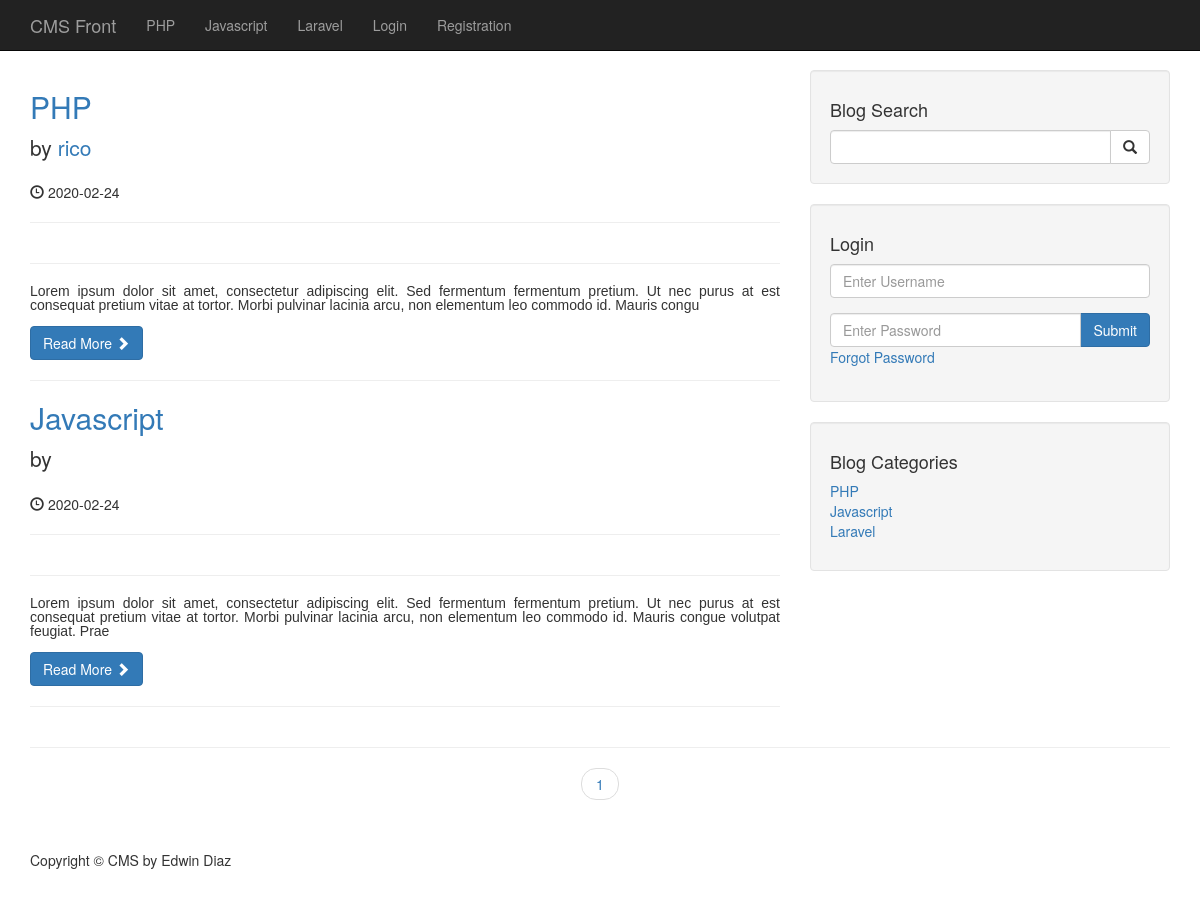
The page / on the database its author committed.
### tables this page shows
CREATE TABLE `categories` (
  `cat_id` int(3) NOT NULL,
  `cat_title` varchar(255) NOT NULL
);

CREATE TABLE `posts` (
  `post_id` int(3) NOT NULL,
  `post_category_id` int(3) NOT NULL,
  `post_title` varchar(255) NOT NULL,
  `post_author` varchar(255) NOT NULL,
  `post_user` varchar(255) NOT NULL,
  `post_date` date NOT NULL,
  `post_image` text NOT NULL,
  `post_content` text NOT NULL,
  `post_tags` varchar(255) NOT NULL,
  `post_comment_count` varchar(255) NOT NULL,
  `post_status` varchar(255) NOT NULL DEFAULT 'draft',
  `post_views_count` int(11) NOT NULL
);

### admin/functions.php (called while the page is built, shortened)
<?php
function isLoggedIn(){
   return false;
}

### index.php (the view, shortened to what this page needs)
 <?php  include "includes/header.php"; ?>
    <?php  include "includes/navigation.php"; ?>
    <div class="container">
        <div class="row">
            <div class="col-md-8">
             <?php
             $per_page = 10;
            if(isset($_GET['page'])) {
            $page = $_GET['page'];
            } else {
                $page = "";
            }
            if($page == "" || $page == 1) {
                $page_1 = 0;
            } else {
                $page_1 = ($page * $per_page) - $per_page;
            }
         if(isset($_SESSION['user_role']) && $_SESSION['user_role'] == 'admin' ) {
        $post_query_count = "SELECT * FROM posts";
         } else {
         $post_query_count = "SELECT * FROM posts WHERE post_status = 'published'";
         }
        $find_count = mysqli_query($connection,$post_query_count);
        $count = mysqli_num_rows($find_count);
        if($count < 1) {
            echo "<h1 class='text-center'>No posts available</h1>";
        } else {
        $count  = ceil($count /$per_page);
        $query = "SELECT * FROM posts LIMIT $page_1, $per_page";
        $select_all_posts_query = mysqli_query($connection,$query);
        while($row = mysqli_fetch_assoc($select_all_posts_query)) {
        $post_id = $row['post_id'];
        $post_title = $row['post_title'];
        $post_author = $row['post_user'];
        $post_date = $row['post_date'];
        $post_content = substr($row['post_content'],0,400);
        ?>
                <h2>
                    <a href="post/<?php echo $post_id; ?>"><?php echo $post_title ?></a>
                </h2>
                <p class="lead">
                    by <a href="author_posts.php?author=<?php echo $post_author ?>&p_id=<?php echo $post_id; ?>"><?php echo $post_author ?></a>
                </p>
                <p><span class="glyphicon glyphicon-time"></span> <?php echo $post_date ?></p>
                <hr>
                <hr>
                <p><?php echo $post_content ?></p>
                <a class="btn btn-primary" href="post.php?p_id=<?php echo $post_id; ?>">Read More <span class="glyphicon glyphicon-chevron-right"></span></a>
                <hr>
   <?php }  } ?>
            </div>
            <?php include "includes/sidebar.php";?>
        </div>
        <hr>
        <ul class="pager">
        <?php
        for($i =1; $i <= $count; $i++) {
        if($i == $page) {
             echo "<li '><a class='active_link' href='index.php?page={$i}'>{$i}</a></li>";
        }  else {
            echo "<li '><a href='index.php?page={$i}'>{$i}</a></li>";
        }
        }
         ?>
        </ul>
<?php include "includes/footer.php";?>

### includes/header.php (shortened to what this page needs)
<?php include "admin/functions.php"; ?>
<!DOCTYPE html>
<html lang="en">
<head>
    <link href="/cms/css/bootstrap.min.css" rel="stylesheet">
    <link href="/cms/css/blog-home.css" rel="stylesheet">
    <link href="/cms/css/styles.css" rel="stylesheet">
</head>
<body>

### includes/navigation.php (shortened to what this page needs)
<nav class="navbar navbar-inverse navbar-fixed-top" role="navigation">
     <div class="container">
         <div class="navbar-header">
             <a class="navbar-brand" href="/cms">CMS Front</a>
         </div>
         <div class="collapse navbar-collapse" id="bs-example-navbar-collapse-1">
             <ul class="nav navbar-nav">
               <?php
 $query = "SELECT * FROM categories LIMIT 3";
 $select_all_categories_query = mysqli_query($connection,$query);
 while($row = mysqli_fetch_assoc($select_all_categories_query)) {
    $cat_title = $row['cat_title'];
    $cat_id = $row['cat_id'];
     echo "<li><a href='/cms/category/{$cat_id}'>{$cat_title}</a></li>";
 }
 ?>
                 <?php if(isLoggedIn()): ?>
                     <li>
                         <a href="/cms/admin">Admin</a>
                     </li>
                     <li>
                         <a href="/cms/includes/logout.php">Logout</a>
                     </li>
                 <?php else: ?>
                     <li>
                         <a href="/cms/login.php">Login</a>
                     </li>
                 <?php endif; ?>
                  <li>
                     <a href="/cms/registration">Registration</a>
                 </li>
             </ul>
         </div>
     </div>
 </nav>

### includes/sidebar.php (shortened to what this page needs)
        <div class="col-md-4">
            <div class="well">
                <h4>Blog Search</h4>
                <form action="search.php" method="post">
                <div class="input-group">
                    <input name="search" type="text" class="form-control">
                    <span class="input-group-btn">
                        <button name="submit" class="btn btn-default" type="submit">
                            <span class="glyphicon glyphicon-search"></span>
                    </button>
                    </span>
                </div>
                </form>
            </div>
<div class="well">
    <?php if(isset($_SESSION['user_role'])): ?>
         <h4>Logged in as <?php echo $_SESSION['username'] ?></h4>
         <a href="includes/logout.php" class="btn btn-primary">Logout</a>
    <?php else: ?>
         <h4>Login</h4>
            <form method="post">
            <div class="form-group">
                <input name="username" type="text" class="form-control" placeholder="Enter Username">
            </div>
              <div class="input-group">
                <input name="password" type="password" class="form-control" placeholder="Enter Password">
                <span class="input-group-btn">
                   <button class="btn btn-primary" name="login" type="submit">Submit
                   </button>
                </span>
               </div>
                <div class="form-group">
                    <a href="forgot.php?forgot=<?php echo uniqid(true); ?>">Forgot Password</a>
                </div>
            </form>
    <?php endif; ?>
</div>
            <div class="well">
    <?php
    $query = "SELECT * FROM categories";
    $select_categories_sidebar = mysqli_query($connection,$query);
    ?>
             <h4>Blog Categories</h4>
                <div class="row">
                    <div class="col-lg-12">
                        <ul class="list-unstyled">
                          <?php
    while($row = mysqli_fetch_assoc($select_categories_sidebar )) {
    $cat_title = $row['cat_title'];
    $cat_id = $row['cat_id'];
    echo "<li><a href='category.php?category=$cat_id'>{$cat_title}</a></li>";
    }
                        ?>
                        </ul>
                    </div>
                </div>
            </div>
        </div>

### includes/footer.php (shortened to what this page needs)
        <footer>
            <div class="row">
                <div class="col-lg-12">
                    <p>Copyright &copy; CMS by Edwin Diaz</p>
                </div>
            </div>
        </footer>
    </div>
</body>
</html>

### css/blog-home.css (style rules this page uses)
body { padding-top: 70px; }
footer { margin: 50px 0; }

### rows shown on the page
categories: cat_title "PHP"
categories: cat_title "Javascript"
categories: cat_title "Laravel"
posts: post_title "PHP", post_user "rico", post_date "2020-02-24", post_content "Lorem ipsum dolor sit amet, consectetur adipiscing elit. Sed fermentum fermentum pretium. Ut nec purus at est consequat pretium vitae at tortor. Morbi pulvinar lacinia arcu, non elementum leo commodo id. Mauris congu"
posts: post_title "Javascript", post_date "2020-02-24", post_content "Lorem ipsum dolor sit amet, consectetur adipiscing elit. Sed fermentum fermentum pretium. Ut nec purus at est consequat pretium vitae at tortor. Morbi pulvinar lacinia arcu, non elementum leo commodo id. Mauris congue volutpat feugiat. Prae"
